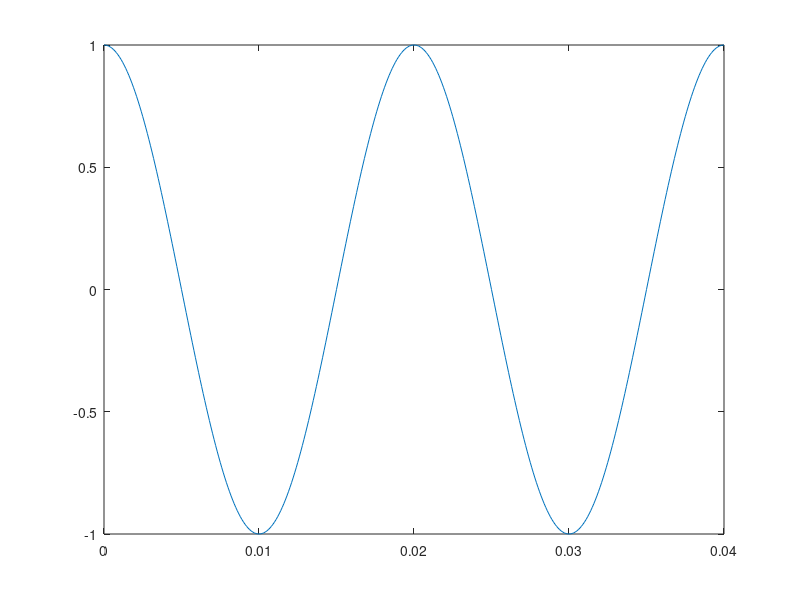
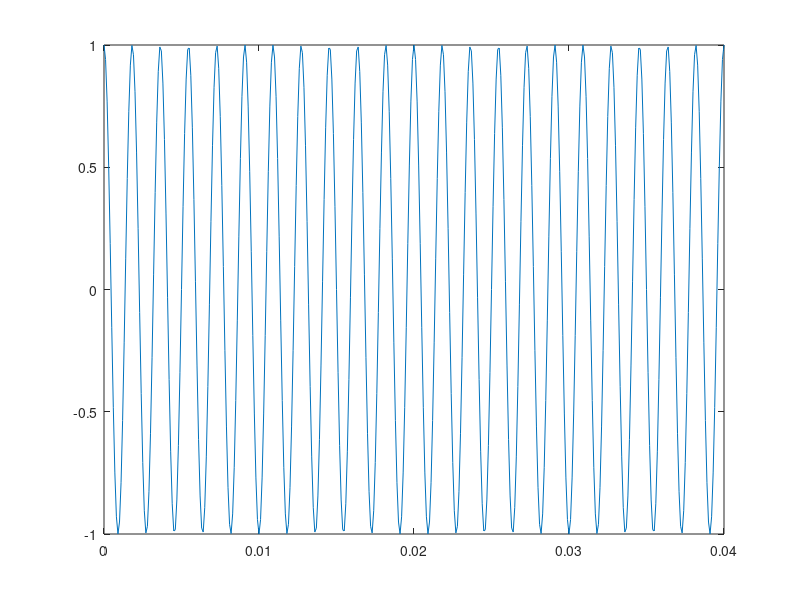
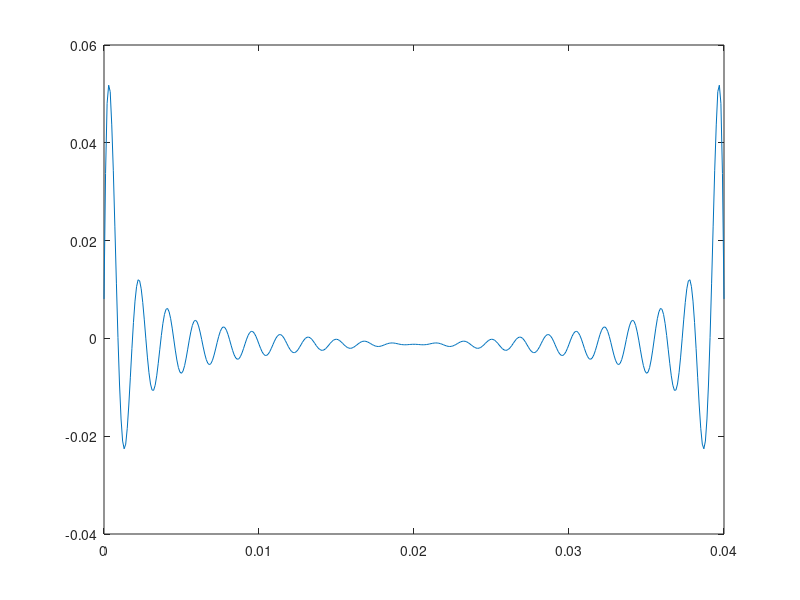

MATLAB code for these plots, in order:
clc;clear all;close all;
t=0:0.0001:0.04;
m= cos(pi*100*t)
mp=sin(pi*100*t)
c=cos(pi*1000*t)
cp=sin(pi*1000*t)
ss1=m.*c
ss2=mp.*cp
upper=ss1-ss2
lower=ss1+ss2
figure
plot(t,m)
figure
plot(t,upper)
vudemod=c.*upper
upper_hil=hilbert(upper)
upper_abs=abs(upper_hil)
upper_demod=upper_abs-mean(upper_abs)
figure
plot(t,upper_demod)